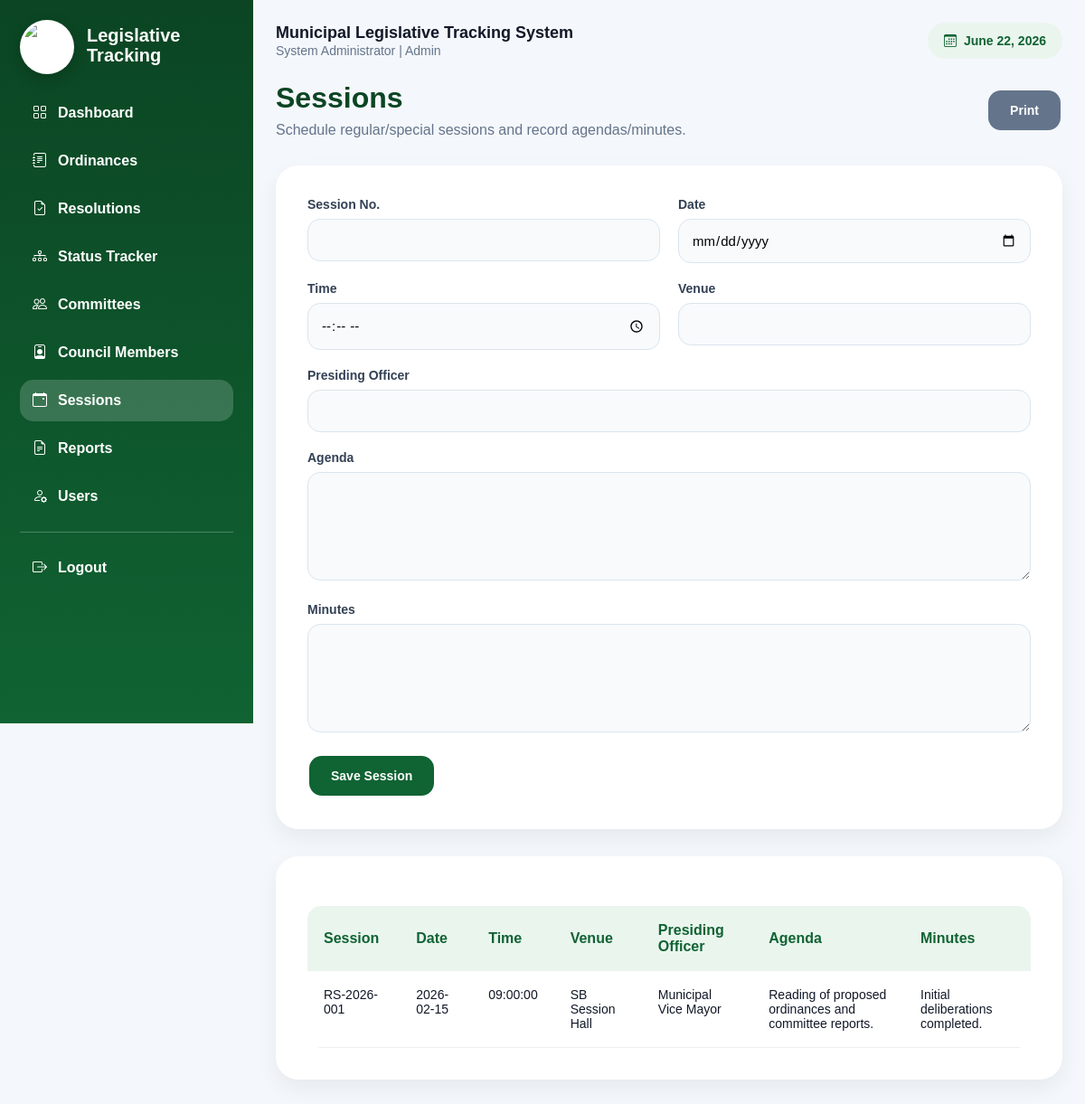
/sessions/index.php (signed in), run on the app's committed database.
### tables this page shows
CREATE TABLE sessions (
    id INT AUTO_INCREMENT PRIMARY KEY,
    session_no VARCHAR(50),
    session_date DATE,
    session_time TIME,
    venue VARCHAR(255),
    presiding_officer VARCHAR(150),
    agenda TEXT,
    minutes TEXT,
    created_at TIMESTAMP DEFAULT CURRENT_TIMESTAMP
);

### config.php (called while the page is built, shortened)
<?php
function e($value) {
    return htmlspecialchars($value ?? '', ENT_QUOTES, 'UTF-8');
}
?>

### sessions/index.php (the view, shortened to what this page needs)
<?php include "../includes/header.php";
$items=mysqli_query($conn,"SELECT * FROM sessions ORDER BY session_date DESC");
?>
<div class="topbar"><div><h1>Sessions</h1><p class="subtitle">Schedule regular/special sessions and record agendas/minutes.</p></div><button onclick="window.print()" class="btn gray">Print</button></div>
<div class="panel">
<form method="POST" class="form-grid">
<div><label>Session No.</label><input name="session_no" required></div>
<div><label>Date</label><input type="date" name="session_date" required></div>
<div><label>Time</label><input type="time" name="session_time"></div>
<div><label>Venue</label><input name="venue"></div>
<div class="form-full"><label>Presiding Officer</label><input name="presiding_officer"></div>
<div class="form-full"><label>Agenda</label><textarea name="agenda"></textarea></div>
<div class="form-full"><label>Minutes</label><textarea name="minutes"></textarea></div>
<div><button class="btn" name="save">Save Session</button></div>
</form>
</div>
<div class="panel table-wrap"><table><tr><th>Session</th><th>Date</th><th>Time</th><th>Venue</th><th>Presiding Officer</th><th>Agenda</th><th>Minutes</th></tr>
<?php while($r=mysqli_fetch_assoc($items)): ?><tr><td><?= e($r['session_no']) ?></td><td><?= e($r['session_date']) ?></td><td><?= e($r['session_time']) ?></td><td><?= e($r['venue']) ?></td><td><?= e($r['presiding_officer']) ?></td><td><?= nl2br(e($r['agenda'])) ?></td><td><?= nl2br(e($r['minutes'])) ?></td></tr><?php endwhile; ?>
</table></div>
<?php include "../includes/footer.php"; ?>

### assets/css/style.css (style rules this page uses)
:root { --primary:#106333; --primary2:#FCD116; --bg:#f4f7fb; --card:#ffffff; --line:#e5e7eb; --text:#111827; --muted:#64748b; --danger:#dc2626; --success:#16a34a; --blue:#2563eb; --gray:#64748b; }
* { box-sizing:border-box;margin:0;padding:0;font-family:Arial,Helvetica,sans-serif }
body { background:var(--bg);color:var(--text) }
.topbar { display:flex;justify-content:space-between;align-items:center;gap:20px;margin-bottom:20px }
.topbar h1,h1 { font-size:32px;font-weight:800;color:#0b4523;margin-bottom:8px }
.subtitle { color:var(--muted);margin-bottom:0 }
.panel { background:white;border-radius:25px;padding:35px;margin-top:30px;margin-bottom:18px;box-shadow:0 10px 25px rgba(0,0,0,.06) }
.table-wrap,.table-responsive { overflow:auto }
table { width:100%;border-collapse:collapse;overflow:hidden;border-radius:15px;margin-top:20px }
th { background:#eaf5ee;padding:18px;font-size:16px;color:var(--primary);text-align:left }
td { padding:18px;font-size:14px;border-bottom:1px solid #eee;vertical-align:top }
.form-grid { display:grid;grid-template-columns:repeat(2,1fr);gap:20px }
.form-full { grid-column:1/-1 }
label,.form-label { display:block;margin-bottom:8px;font-size:14px;font-weight:600;color:#334155 }
input,select,textarea,.form-control { width:100%;padding:14px;border:1px solid #dbe4ee;border-radius:14px;font-size:15px;outline:none;transition:.3s;background:#f8fafc }
textarea { min-height:120px }
.btn { display:inline-block;padding:14px 24px;border:none;cursor:pointer;border-radius:14px;font-weight:600;transition:.3s;background:var(--primary);color:white;margin:2px;font-size:14px }
.btn.gray { background:var(--gray) }

### data on the page
sessions: session_no "RS-2026-001", session_date "2026-02-15", session_time "09:00:00", venue "SB Session Hall", presiding_officer "Municipal Vice Mayor", agenda "Reading of proposed ordinances and committee reports.", minutes "Initial deliberations completed."

### other printed values
$_SESSION['fullname'] "System Administrator"
$_SESSION['role'] "Admin"
